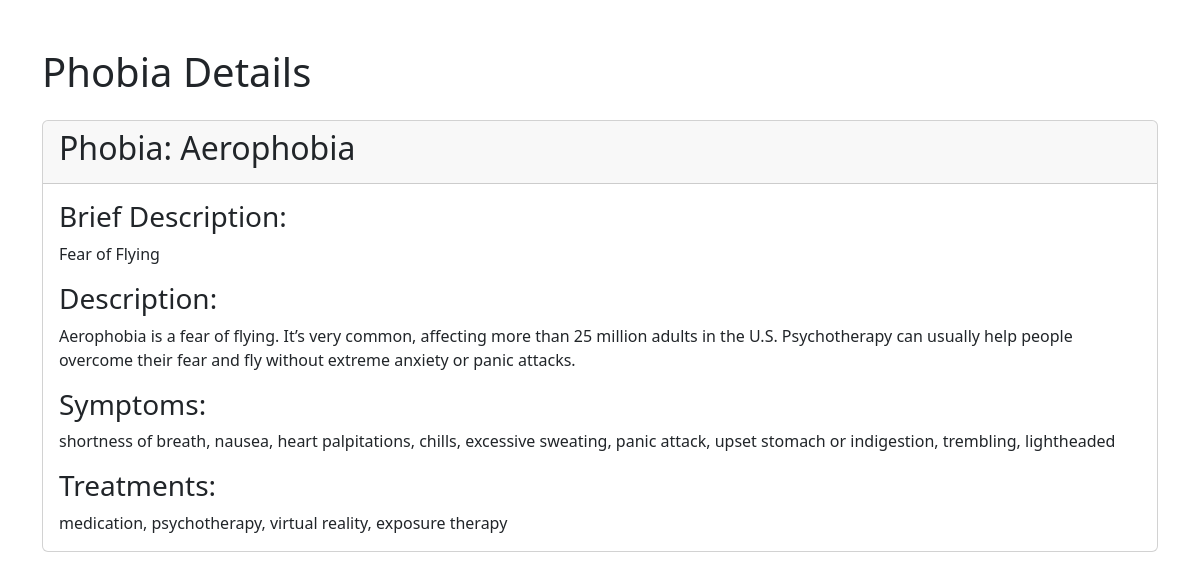
/phobia/Aerophobia, run on the app's committed database.
### tables this page shows
CREATE TABLE phobias
                (id INTEGER PRIMARY KEY, name TEXT, description TEXT, data TEXT, brief_description TEXT);

### main.py (the view)
@app.route('/phobia/<phobia_name>', methods=['GET'])
def get_phobia_details(phobia_name):
    db = get_db()
    cursor = db.cursor()
    cursor.execute('''
        SELECT phobias.name, phobias.description, phobias.brief_description, symptoms.symptom, treatments.treatment
        FROM phobia_symptom_treatment
        JOIN symptoms ON phobia_symptom_treatment.symptom_id = symptoms.id
        JOIN treatments ON phobia_symptom_treatment.treatment_id = treatments.id
        JOIN phobias ON phobia_symptom_treatment.phobia_id = phobias.id
        WHERE phobias.name = ?
    ''', (phobia_name,))
    rows = cursor.fetchall()
    if rows:
        phobia_name = rows[0]['name']
        description = rows[0]['description']
        brief_description = rows[0]['brief_description']  # New line to fetch brief_description
        symptoms_set = set()
        treatments_set = set()
        for row in rows:
            symptoms_set.add(row['symptom'])
            treatments_set.add(row['treatment'])
        symptoms_str = ', '.join(symptoms_set)
        treatments_str = ', '.join(treatments_set)
        return render_template('phobia_details.html', phobia_name=phobia_name, description=description,
                               brief_description=brief_description,  # Pass brief_description to template
                               symptoms_str=symptoms_str, treatments_str=treatments_str)
    else:
        return '<p>Phobia not found.</p>'

### main.py (called while the page is built)
def get_db():
    if 'db' not in g:
        g.db = sqlite3.connect('phobias.db')
        g.db.row_factory = sqlite3.Row
    return g.db

### templates/phobia_details.html (shortened to what this page needs)
<!DOCTYPE html>
<html>
<head>
    <link rel="stylesheet" href="{{ url_for('static', filename='styles.css') }}">
    <link rel="stylesheet" href="https://cdn.jsdelivr.net/npm/bootstrap@5.3.0/dist/css/bootstrap.min.css">
</head>
<body>
    <div class="container mt-5 phobia-details-container">
        <h1 class="mb-4">Phobia Details</h1>
        <div class="card">
            <div class="card-header">
                <h2 class="card-title">Phobia: {{ phobia_name }}</h2>
            </div>
            <div class="card-body">
                <h3 class="card-title">Brief Description:</h3>
                <p class="card-text">{{ brief_description }}</p>
                <h3 class="card-title">Description:</h3>
                <p class="card-text">{{ description }}</p>
                <h3 class="card-title">Symptoms:</h3>
                <p class="card-text">{{ symptoms_str }}</p>
                <h3 class="card-title">Treatments:</h3>
                <p class="card-text">{{ treatments_str }}</p>
            </div>
        </div>
    </div>
</body>
</html>

### data on the page
phobias: name "Aerophobia", brief_description "Fear of Flying", description "Aerophobia is a fear of flying. It’s very common, affecting more than 25 million adults in the U.S. Psychotherapy can usually help people overcome their fear and fly without extreme anxiety or panic attacks."

### other printed values
{{ symptoms_str }} "shortness of breath, nausea, heart palpitations, chills, excessive sweating, panic attack, upset stomach or indigestion, trembling, lightheaded"
{{ treatments_str }} "medication, psychotherapy, virtual reality, exposure therapy"
